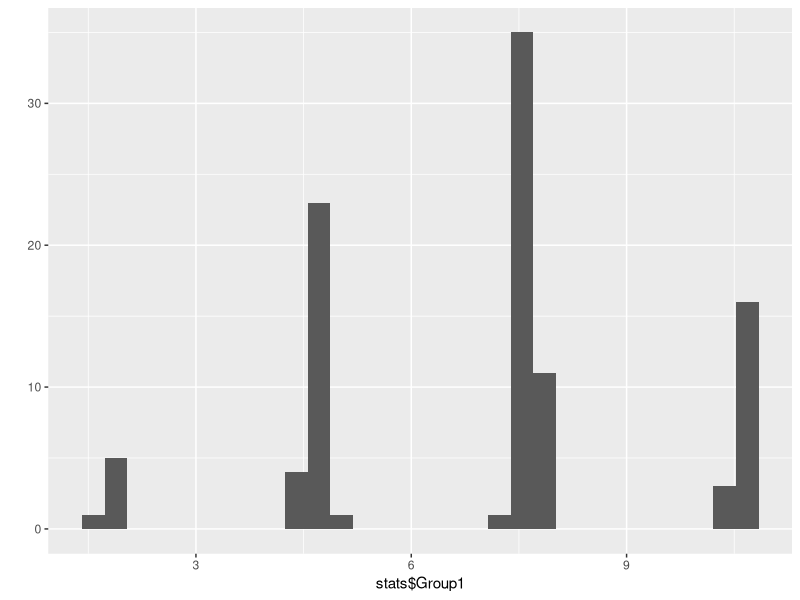
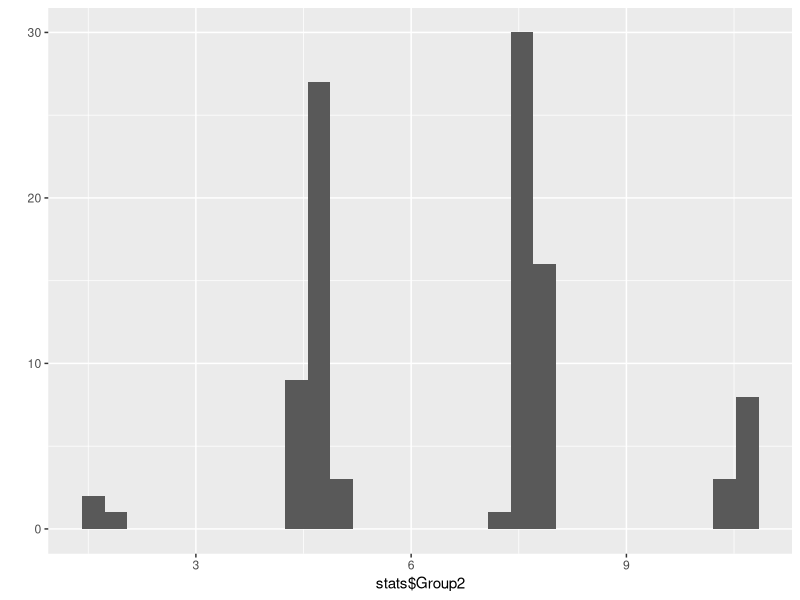
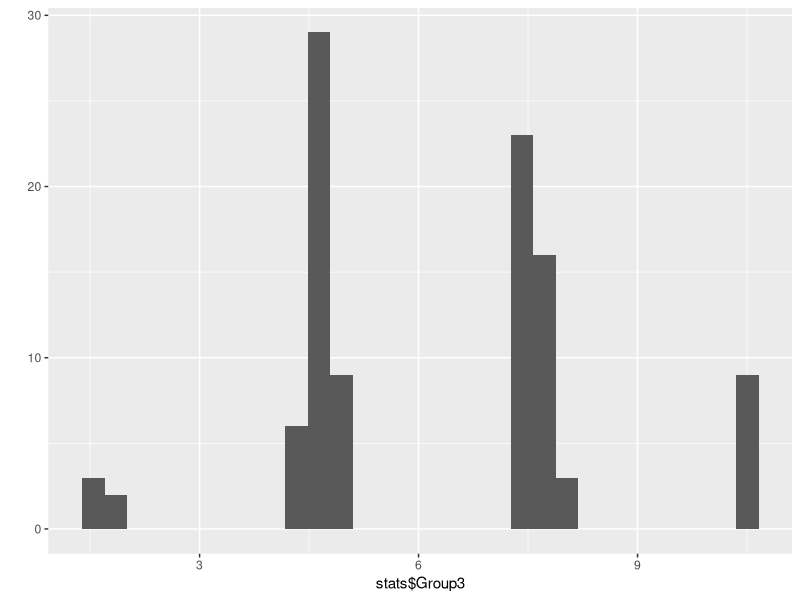

Reproduce these figures in R, in order.
## ---- chunk 1

library(dplyr)
library(tidyverse)

####################################################
# FUNCTION: count_zeros
# purpose: calculate the number of zeroes in a numeric vector
# input: numeric vector
# output: numeric value
# ----------------------------------
count_zeros <- function(size=100) {
  num_vec <- floor(runif(size,
                         min=0,
                         max=10))
  counter <- 0
  for(i in 1:length(num_vec)){
    if(num_vec[i]==0){
      counter <- (counter + 1)
    }
  }
return(counter)
}

count_zeros()

## ---- chunk 2
num_vec <- floor(runif(100, min=0, max=10))
sum(num_vec==0)

## ---- chunk 3

####################################################
# FUNCTION: matrix_math
# purpose: multiply row and column numbers in matrix
# input: two integers representing the number of rows and columns in a matrix
# output:  matrix of these dimensions
# ----------------------------------

two_integers <- floor(runif(2,
                         min=1,
                         max=5))

matrix_math <- function(x=NULL,y=NULL) {
  new_matrix <- matrix(data=NA,
                       nrow=x,
                       ncol=y)
  for(i in 1:nrow(new_matrix)){
    for(j in 1:ncol(new_matrix)){
    new_matrix[i,j] <- i*j
    }
  }
  return(new_matrix)
}

x1 <- two_integers[1]
y1 <- two_integers[2]
matrix_math(x=x1,y=y1)

## ---- chunk 4

dataset <- c(rep("Group1",3),
             rep("Group2",3),
             rep("Group3",3))
print(dataset)

response <- c(runif(4) +1, runif(5) + 10)

df1 <- data.frame(Group=dataset, Response.Variable=response)
print(df)

####################################################
# FUNCTION: 4b
# purpose: reshuffles the response variable
# calculates the mean of each group in the reshuffled data
# and store the means
# input: numeric vector
# output: vector of length 3
# ----------------------------------
four_b <- function(df=df1) {
  df2 <- data.frame(Group=df1$Group, Response.Variable=sample(x=df1$Response.Variable,size=length(df1$Response.Variable)))
  with_means <- group_by(df2, Group)
  grouped_data <- summarize(with_means, meanRes = mean(Response.Variable, na.rm=T), N = n())
  return(grouped_data)
}

stats <- data.frame(NA)


for(i in 1:100){
  stats[i,2:4]<- four_b() %>%
  pivot_wider(names_from=Group,
              values_from = meanRes) %>%
  select(Group1:Group3)
stats[i,1] <- i

}

names(stats)[1] <- "Rep"
print(stats)

qplot(stats$Group1)
qplot(stats$Group2)
qplot(stats$Group3)
